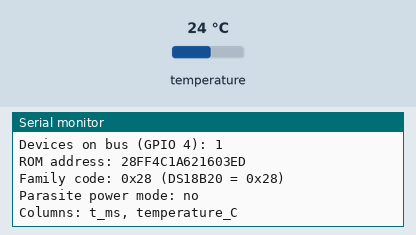
A sketch run on a simulated ESP32. Shown: the last lines printed to the serial monitor. Inputs (shaded band) come from the test bench; at power-on: temperature 24 °C.

Above: at 2.2 s.
2.3 s: temperature set to 12 °C
At 3.8 s:
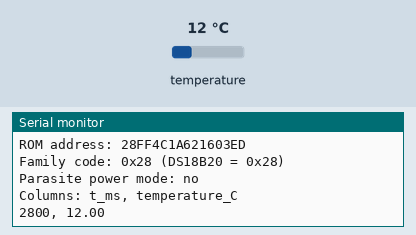
6.3 s: temperature set to 19 °C
At 8.1 s:
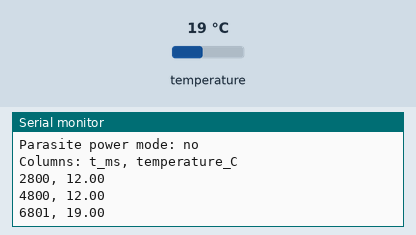
Timing chart, 0 to 9.6 s (numbered marks = the images above; inputs shaded):
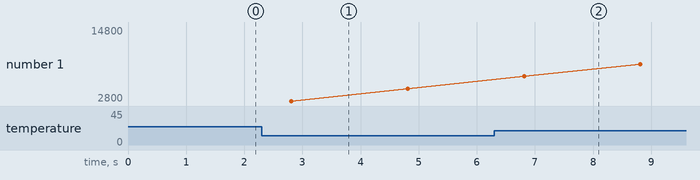

Measured:
- after the input at 2.3 s, the serial monitor: prints a new line after 0.51 s (image 1)
- after the input at 6.3 s, the serial monitor: prints a new line after 0.51 s (image 2)

The sketch:

phase3_ds18b20_test.ino
```cpp
// Phase 3: DS18B20 temperature test
// Firmware v0.1 | ESP32 DevKit V1 | DQ = GPIO 4 | 3V3 powered (not parasite)

#include <OneWire.h>
#include <DallasTemperature.h>

const int ONE_WIRE_PIN = 4;
const unsigned long READ_INTERVAL_MS = 2000;
const unsigned long CONVERSION_WAIT_MS = 800;  // 12-bit conversion takes up to 750 ms

OneWire oneWire(ONE_WIRE_PIN);
DallasTemperature sensors(&oneWire);
DeviceAddress addr;

unsigned long lastRequest = 0;
unsigned long conversionStart = 0;
bool conversionPending = false;

void printAddress(const DeviceAddress a) {
  for (uint8_t i = 0; i < 8; i++) Serial.printf("%02X", a[i]);
}

void setup() {
  Serial.begin(115200);
  delay(1000);
  Serial.println();
  Serial.println("=== DS18B20 test v0.1 ===");

  sensors.begin();
  int count = sensors.getDeviceCount();
  Serial.printf("Devices on bus (GPIO %d): %d\n", ONE_WIRE_PIN, count);
  if (count == 0) {
    Serial.println("ERROR: no device found. Check wiring, pull-up resistor, and pin.");
    while (true) delay(1000);
  }

  if (!sensors.getAddress(addr, 0)) {
    Serial.println("ERROR: could not read device address");
    while (true) delay(1000);
  }
  Serial.print("ROM address: ");
  printAddress(addr);
  Serial.println();
  Serial.printf("Family code: 0x%02X (DS18B20 = 0x28)\n", addr[0]);
  Serial.printf("Parasite power mode: %s\n", sensors.isParasitePowerMode() ? "yes" : "no");

  sensors.setResolution(addr, 12);
  sensors.setWaitForConversion(false);   // do not block while the sensor converts
  Serial.println("Columns: t_ms, temperature_C");
}

void loop() {
  unsigned long now = millis();

  if (!conversionPending && now - lastRequest >= READ_INTERVAL_MS) {
    sensors.requestTemperatures();
    lastRequest = now;
    conversionStart = now;
    conversionPending = true;
  }

  if (conversionPending && now - conversionStart >= CONVERSION_WAIT_MS) {
    conversionPending = false;
    float t = sensors.getTempC(addr);
    if (t == DEVICE_DISCONNECTED_C) {
      Serial.printf("%lu, read error (-127: no device / bad connection)\n", now);
    } else if (fabsf(t - 85.0f) < 0.01f) {
      Serial.printf("%lu, %.2f  <- 85.00 is the power-on default, not a real reading\n", now, t);
    } else {
      Serial.printf("%lu, %.2f\n", now, t);
    }
  }
}
```
